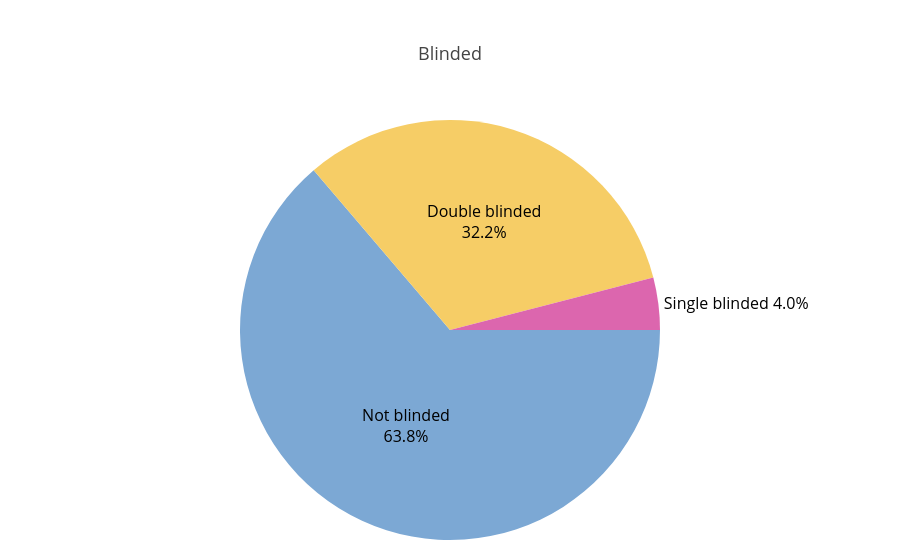

Here is the notebook cell this chart was saved with:
### Markdown cell above
## Blinding Status

### Code cell
# Title: Blinding Status Distribution (Pie Chart)
# Description: Visualizes the distribution of blinding status among included studies (current MIS ≥ 5 subset).
#              Cleans labels, aggregates counts, computes percentages with adaptive label placement for readability,
#              renders an interactive Plotly pie chart, and saves it as 'blinded_pie.png'.

# Warn about empty blinding fields (all rows are MIS >= 5)
for idx, row in df.iterrows():
    if pd.isna(row['Blinded']) or str(row['Blinded']).strip() == '':
        print(f"  RAWDATA CLEANUP NEEDED: Covidence #{row['Covidence #']} has empty blinding field")

# Prepare data — drop NaN, rename literal 'N/A' text to 'Unknown' for display
blinded_series = (
    df['Blinded']
    .dropna()
    .astype(str)
    .str.strip()
    .replace({'N/A': 'Unknown'})
)

blinded_counts = blinded_series.value_counts()
blinded_labels = blinded_counts.index.tolist()
blinded_values = blinded_counts.values.tolist()

# Compute percentages and set label positions
blinded_total = sum(blinded_values)
blinded_percentages = [(v / blinded_total) * 100 if blinded_total else 0 for v in blinded_values]
percentages_cutoff = 10
blinded_text_positions = ['outside' if p < percentages_cutoff else 'inside' for p in blinded_percentages]
blinded_custom_text = [
    f"{label}<br>{percent:.1f}%" if position == 'inside'
    else f"{label} {percent:.1f}%"
    for label, percent, position in zip(blinded_labels, blinded_percentages, blinded_text_positions)
]

# Build pie chart with style similar to the language chart
blinded_pie = go.Figure(
    data=[
        go.Pie(
            labels=blinded_labels,
            values=blinded_values,
            text=blinded_custom_text,
            textinfo='text',
            textposition=blinded_text_positions,
            insidetextorientation='horizontal',
            sort=False,
            direction='clockwise',
            rotation=90,
        )
    ]
)

blinded_pie.update_traces(
    textfont=dict(size=PLOTLY_TEXT_FS, color='black'),
    insidetextfont=dict(color='black'),
)

textfont = dict(size=PLOTLY_TEXT_FS, color='black'),
blinded_pie.update_layout(
    title='Blinded',
    showlegend=False,
    margin=dict(t=120, b=20, l=20, r=20)
)

# Display chart and save
blinded_pie.show()
blinded_pie.write_image('blinded_pie.png', width=800, height=600)

### Figure 1 — Plotly figure (JSON) as saved in the notebook; plotly's stock layout.template omitted (floating-point values rounded to 4 significant figures)
{"data": [{"direction": "clockwise", "insidetextorientation": "horizontal", "labels": ["Not blinded", "Double blinded", "Single blinded"], "rotation": 90, "sort": false, "text": ["Not blinded<br>63.8%", "Double blinded<br>32.2%", "Single blinded 4.0%"], "textinfo": "text", "textposition": ["inside", "inside", "outside"], "values": [95, 48, 6], "type": "pie", "textfont": {"color": "black", "size": 16}, "insidetextfont": {"color": "black"}}], "layout": {"margin": {"t": 120, "b": 20, "l": 20, "r": 20}, "title": {"text": "Blinded"}, "showlegend": false}}
